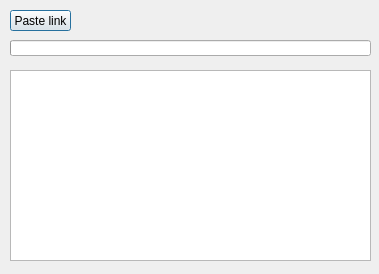
<?xml version="1.0" encoding="UTF-8"?>
<ui version="4.0">
 <class>ADV</class>
 <widget class="QDialog" name="ADV">
  <property name="geometry">
   <rect>
    <x>0</x>
    <y>0</y>
    <width>379</width>
    <height>274</height>
   </rect>
  </property>
  <property name="sizePolicy">
   <sizepolicy hsizetype="Preferred" vsizetype="Preferred">
    <horstretch>0</horstretch>
    <verstretch>0</verstretch>
   </sizepolicy>
  </property>
  <property name="minimumSize">
   <size>
    <width>379</width>
    <height>274</height>
   </size>
  </property>
  <property name="maximumSize">
   <size>
    <width>379</width>
    <height>274</height>
   </size>
  </property>
  <property name="windowTitle">
   <string>ADV Video Downloader</string>
  </property>
  <widget class="QPushButton" name="pasteLinkButton">
   <property name="geometry">
    <rect>
     <x>10</x>
     <y>10</y>
     <width>61</width>
     <height>21</height>
    </rect>
   </property>
   <property name="text">
    <string>Paste link</string>
   </property>
   <property name="default">
    <bool>false</bool>
   </property>
   <property name="flat">
    <bool>false</bool>
   </property>
  </widget>
  <widget class="QLabel" name="linkText">
   <property name="geometry">
    <rect>
     <x>80</x>
     <y>10</y>
     <width>291</width>
     <height>21</height>
    </rect>
   </property>
   <property name="text">
    <string/>
   </property>
  </widget>
  <widget class="QTextEdit" name="debugField">
   <property name="geometry">
    <rect>
     <x>10</x>
     <y>70</y>
     <width>361</width>
     <height>191</height>
    </rect>
   </property>
   <property name="readOnly">
    <bool>true</bool>
   </property>
  </widget>
  <widget class="QProgressBar" name="progressBar">
   <property name="enabled">
    <bool>true</bool>
   </property>
   <property name="geometry">
    <rect>
     <x>10</x>
     <y>40</y>
     <width>361</width>
     <height>16</height>
    </rect>
   </property>
   <property name="maximum">
    <number>1</number>
   </property>
   <property name="value">
    <number>0</number>
   </property>
   <property name="textVisible">
    <bool>false</bool>
   </property>
   <property name="orientation">
    <enum>Qt::Horizontal</enum>
   </property>
   <property name="invertedAppearance">
    <bool>false</bool>
   </property>
   <property name="textDirection">
    <enum>QProgressBar::TopToBottom</enum>
   </property>
  </widget>
 </widget>
 <resources/>
 <connections/>
</ui>
